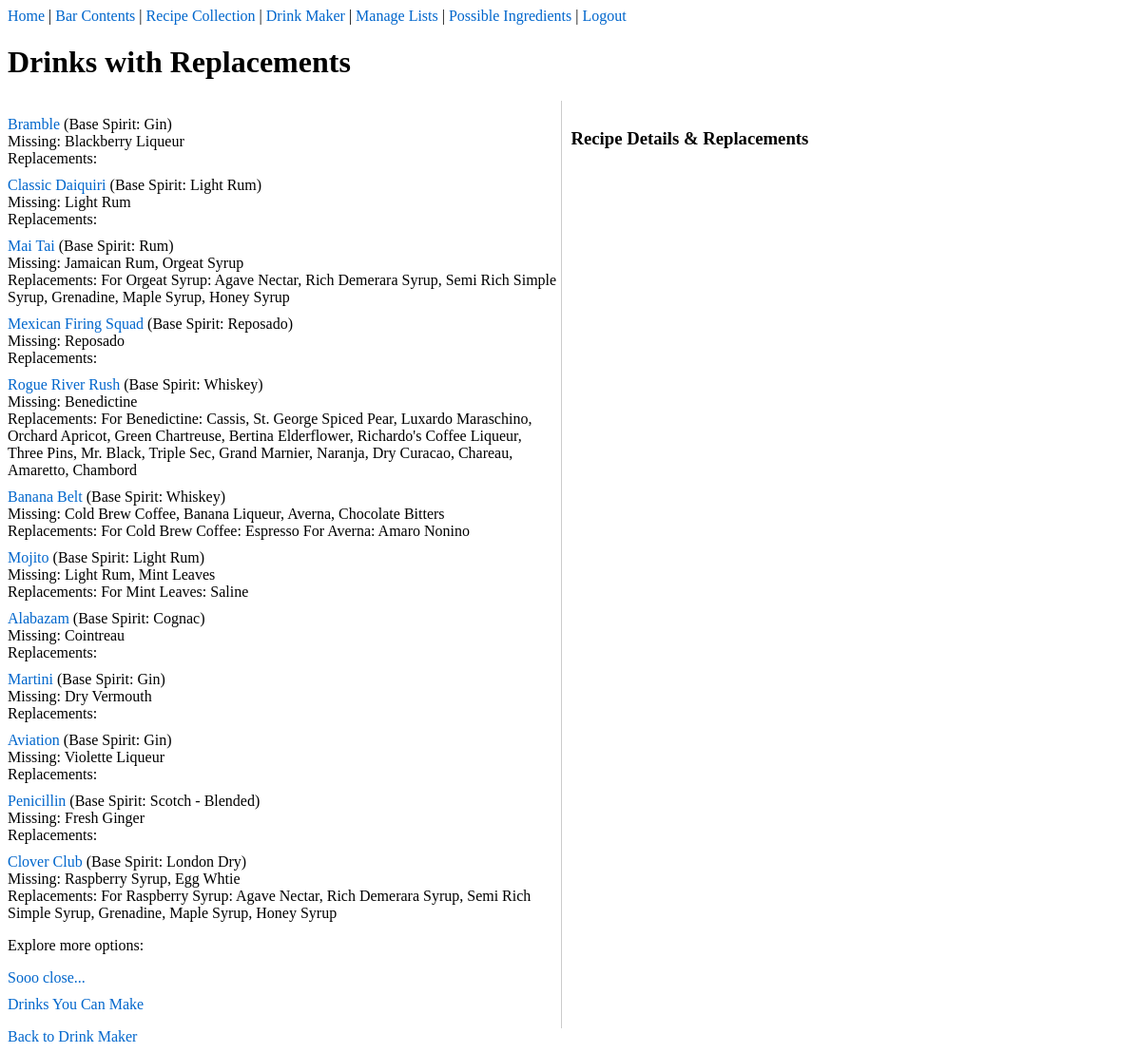
/drink/replacements (signed in), run on the app's committed database.
### tables this page shows
CREATE TABLE "Recipes" (
"drink" TEXT,
  "Glass" TEXT,
  "Garnish" TEXT,
  "Method" TEXT,
  "Ice" TEXT,
  "Notes" TEXT,
  "Base_Spirit" TEXT
);

CREATE TABLE "RecipeIngredients" (
"drink" TEXT,
  "ingredient" TEXT,
  "quantity" TEXT,
  "unit" TEXT
);

### routes/drink_maker.py (the view)
@drink_maker_bp.route('/replacements')
def replacements():
    drinks_with_replacements = get_drinks_with_replacements()
    return render_template('replacements.html', replacements=drinks_with_replacements)

### app.py (called while the page is built)
@app.before_request
def require_login():
    allowed_routes = ['login', 'static']
    if not session.get('logged_in') and request.endpoint not in allowed_routes:
        return redirect(url_for('login'))

### utils.py (called while the page is built)
def get_db_connection():
    conn = sqlite3.connect('cocktail_app.db')
    conn.row_factory = sqlite3.Row
    return conn

### templates/replacements.html (shortened to what this page needs)
{% extends "base.html" %}
{% block content %}
    <h1>Drinks with Replacements</h1>
    <div style="display: flex;">
        <div style="flex: 1;">
            <ul>
                {% for drink in replacements %}
                    <li>
                        <a href="#" class="recipe-link" data-drink="{{ drink.drink }}">{{ drink.drink }}</a>
                        (Base Spirit: {{ drink.base_spirit }})
                        {% if drink.missing_ingredients %}
                            <br>Missing: {{ drink.missing_ingredients | join(', ') }}
                            <br>Replacements:
                            {% for missing_ing, repls in drink.replacements.items() %}
                                {% if repls %}
                                    <span>For {{ missing_ing }}: {{ repls | join(', ') }}</span>
                                {% endif %}
                            {% endfor %}
                        {% endif %}
                    </li>
                {% endfor %}
            </ul>
            <p>Explore more options:</p>
            <ul>
                <li><a href="{{ url_for('drink_maker.missing_one') }}">Sooo close...</a></li>
                <li><a href="{{ url_for('drink_maker.drink_maker') }}">Drinks You Can Make</a></li>
            </ul>
        </div>
        <div style="flex: 1; padding: 10px; border-left: 1px solid #ccc;">
            <h3>Recipe Details & Replacements</h3>
        </div>
    </div>
    <a href="{{ url_for('drink_maker.drink_maker') }}">Back to Drink Maker</a>
{% endblock %}

### templates/replacements.html (style rules this page uses)
ul { list-style-type: none; padding: 0; }
li { margin-bottom: 10px; }
a { color: #0066cc; text-decoration: none; }

### data on the page
Recipes: drink "Bramble", base_spirit "Gin", missing_ingredients "Blackberry Liqueur"
Recipes: drink "Classic Daiquiri", base_spirit "Light Rum", missing_ingredients "Light Rum"
Recipes: drink "Mai Tai", base_spirit "Rum", missing_ingredients "Jamaican Rum, Orgeat Syrup"
RecipeIngredients: ingredient "Orgeat Syrup", repls "Agave Nectar, Rich Demerara Syrup, Semi Rich Simple Syrup, Grenadine, Maple Syrup, Honey Syrup"
Recipes: drink "Mexican Firing Squad", base_spirit "Reposado", missing_ingredients "Reposado"
Recipes: drink "Rogue River Rush", base_spirit "Whiskey", missing_ingredients "Benedictine"
RecipeIngredients: ingredient "Benedictine", repls "Cassis, St. George Spiced Pear, Luxardo Maraschino, Orchard Apricot, Green Chartreuse, Bertina Elderflower, Richardo's Coffee Liqueur, Three Pins, Mr. Black, Triple Sec, Grand Marnier, Naranja, Dry Curacao, Chareau, Amaretto, Chambord"
Recipes: drink "Banana Belt", base_spirit "Whiskey", missing_ingredients "Cold Brew Coffee, Banana Liqueur, Averna, Chocolate Bitters"
RecipeIngredients: ingredient "Cold Brew Coffee", repls "Espresso"
RecipeIngredients: ingredient "Averna", repls "Amaro Nonino"
Recipes: drink "Mojito", base_spirit "Light Rum", missing_ingredients "Light Rum, Mint Leaves"
RecipeIngredients: ingredient "Mint Leaves", repls "Saline"
Recipes: drink "Alabazam", base_spirit "Cognac", missing_ingredients "Cointreau"
Recipes: drink "Martini", base_spirit "Gin", missing_ingredients "Dry Vermouth"
Recipes: drink "Aviation", base_spirit "Gin", missing_ingredients "Violette Liqueur"
Recipes: drink "Penicillin", base_spirit "Scotch - Blended", missing_ingredients "Fresh Ginger"
Recipes: drink "Clover Club", base_spirit "London Dry", missing_ingredients "Raspberry Syrup, Egg Whtie"
RecipeIngredients: ingredient "Raspberry Syrup", repls "Agave Nectar, Rich Demerara Syrup, Semi Rich Simple Syrup, Grenadine, Maple Syrup, Honey Syrup"
